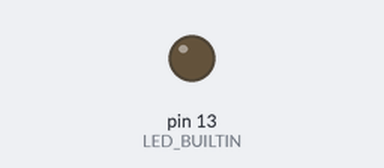
Simulated run of this sketch. Board: Arduino Uno, built with avr-gcc and run on an emulated ATmega328P. Shown: output pins drawn as LEDs (lit = HIGH).

Above: at 0.47 s.
At 3.8 s:
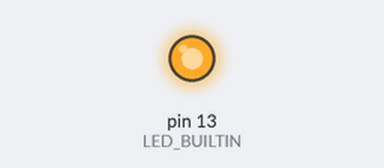
Timing chart, 0 to 4.9 s (numbered marks = the images above):
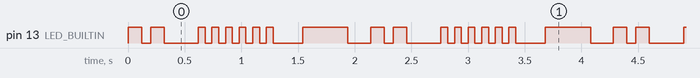

The sketch:

montagemen.ino
```cpp
void setup() {
  pinMode(LED_BUILTIN, OUTPUT);
}

void loop() {


  digitalWrite(LED_BUILTIN, HIGH);
  delay(120);
  digitalWrite(LED_BUILTIN, LOW);
  delay(80);

  digitalWrite(LED_BUILTIN, HIGH);
  delay(120);
  digitalWrite(LED_BUILTIN, LOW);
  delay(300);


  for(int i = 0; i < 6; i++) {
    digitalWrite(LED_BUILTIN, HIGH);
    delay(60);
    digitalWrite(LED_BUILTIN, LOW);
    delay(60);
  }

  delay(200);


  digitalWrite(LED_BUILTIN, HIGH);
  delay(400);
  digitalWrite(LED_BUILTIN, LOW);
  delay(200);

}
```

Measured:
- by itself, pin 13 (LED_BUILTIN): repeats every 2.1 s: LOW 0.08 s, HIGH 0.12 s, LOW 0.30 s, 5 × (HIGH 0.06 s, LOW 0.06 s), HIGH 0.06 s, LOW 0.26 s, HIGH 0.40 s, LOW 0.20 s, HIGH 0.12 s
